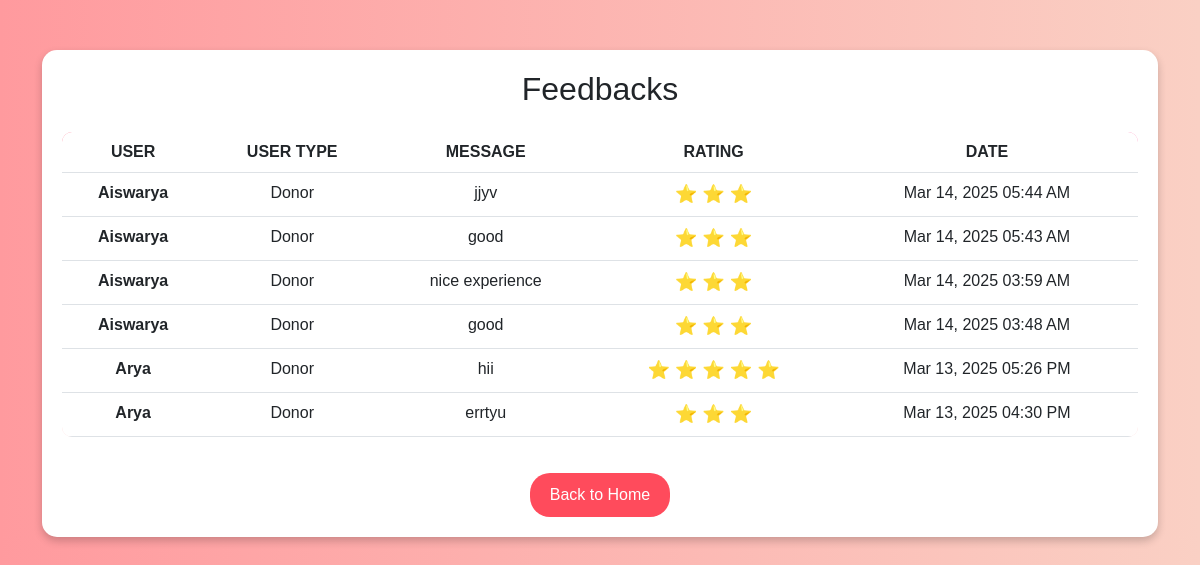
Page /home/viewfeedback/ (signed in) on the committed database.
### home/models.py (models this page shows, shortened)
class Feedback(models.Model):
    USER_TYPES = [
        ('donor', 'Donor'),
        ('organization', 'Organization'),
    ]
    RATING_CHOICES = [(i, f"{i} ⭐") for i in range(1, 6)]  # 1 to 5 stars
    user = models.ForeignKey(User, on_delete=models.CASCADE)
    user_type = models.CharField(max_length=20, choices=USER_TYPES)
    message = models.TextField()
    rating = models.IntegerField(choices=RATING_CHOICES, default=5)  # Default 5 stars
    created_at = models.DateTimeField(auto_now_add=True)

### home/views.py (the view)
# urls.py: path('viewfeedback/', views.viewfeedback, name='viewfeedback'),
@login_required
def viewfeedback(request):
    if not request.user.is_superuser:  # Only admin can view
        return redirect('home')
    feedbacks = Feedback.objects.all().order_by('-created_at')
    return render(request, 'viewfeedback.html', {'feedbacks': feedbacks})

### templates/viewfeedback.html (shortened to what this page needs)
<!DOCTYPE html>
<html lang="en">
<head>
    <link href="https://cdn.jsdelivr.net/npm/bootstrap@5.3.0/dist/css/bootstrap.min.css" rel="stylesheet">
</head>
<body>
<div class="container">
    <div class="feedback-card">
        <h2 class="text-center text-dark mb-4">Feedbacks</h2>
        <table class="table table-hover text-center">
            <thead>
                <tr>
                    <th>User</th>
                    <th>User Type</th>
                    <th>Message</th>
                    <th>Rating</th>
                    <th>Date</th>
                </tr>
            </thead>
            <tbody>
                {% for feedback in feedbacks %}
                <tr>
                    <td><strong>{{ feedback.user.username }}</strong></td>
                    <td>{{ feedback.get_user_type_display }}</td>
                    <td>{{ feedback.message }}</td>
                    <td class="star-rating">
                        {% for _ in ""|rjust:feedback.rating %} ⭐ {% endfor %}
                    </td>
                    <td>{{ feedback.created_at|date:"M d, Y h:i A" }}</td>
                </tr>
                {% empty %}
                <tr>
                    <td colspan="5" class="text-muted">No feedbacks available</td>
                </tr>
                {% endfor %}
            </tbody>
        </table>
        <div class="text-center">
            <a href="{% url 'admindashboard' %}" class="btn btn-home">Back to Home</a>
        </div>
    </div>
</div>
</body>
</html>

### templates/viewfeedback.html (style rules this page uses)
body { background: linear-gradient(to right, #ff9a9e, #fad0c4); font-family: 'Arial', sans-serif; }
.container { margin-top: 50px; }
.feedback-card { background: white; padding: 20px; border-radius: 15px; box-shadow: 0px 4px 8px rgba(0, 0, 0, 0.2); }
.table { border-radius: 10px; overflow: hidden; }
.table thead { background: linear-gradient(to right, #ff758c, #ff7eb3); color: white; text-transform: uppercase; }
.table tbody tr:nth-child(odd) { background-color: #ffe3e3; }
.table tbody tr:nth-child(even) { background-color: #ffd5d5; }
.btn-home { margin-top: 20px; background: #ff4b5c; color: white; border: none; padding: 10px 20px; border-radius: 20px; transition: 0.3s; }
.star-rating { color: #ffcc00; font-size: 18px; }

### rows in the picture
Feedback: user.username "Aiswarya", user_type "Donor", message "jjyv", rating 3 (drawn), created_at "Mar 14, 2025 05:44 AM"
Feedback: user.username "Aiswarya", user_type "Donor", message "good", rating 3 (drawn), created_at "Mar 14, 2025 05:43 AM"
Feedback: user.username "Aiswarya", user_type "Donor", message "nice experience", rating 3 (drawn), created_at "Mar 14, 2025 03:59 AM"
Feedback: user.username "Aiswarya", user_type "Donor", message "good", rating 3 (drawn), created_at "Mar 14, 2025 03:48 AM"
Feedback: user.username "Arya", user_type "Donor", message "hii", rating 5 (drawn), created_at "Mar 13, 2025 05:26 PM"
Feedback: user.username "Arya", user_type "Donor", message "errtyu", rating 3 (drawn), created_at "Mar 13, 2025 04:30 PM"
